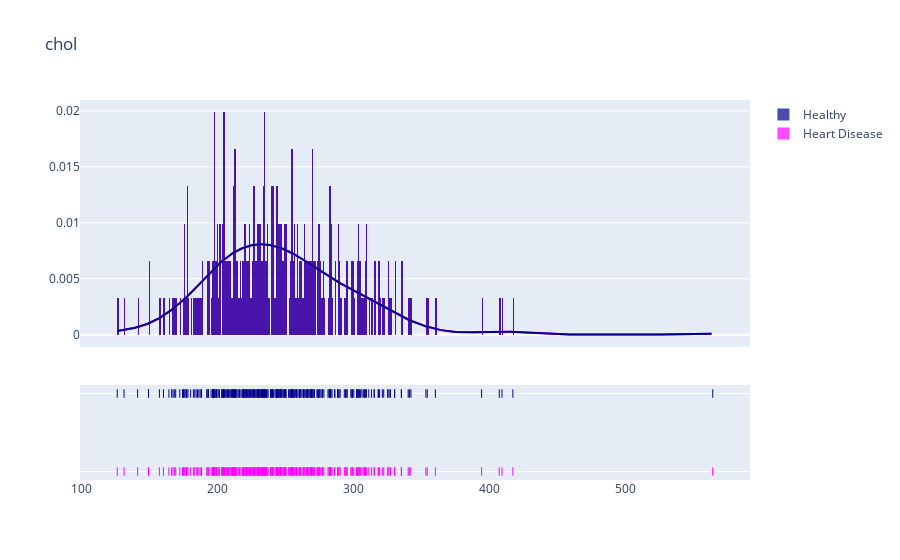

Source (notebook cell):
### Code cell
plot_distribution('chol', 1)

### Figure 1 — Plotly figure (JSON) as saved in the notebook; plotly's stock layout.template omitted (floating-point values rounded to 4 significant figures; data arrays with more than 128 entries replaced by an {"elided": "..."} marker saying what was removed)
{"data": [{"autobinx": false, "histnorm": "probability density", "legendgroup": "Heart Disease", "marker": {"color": "magenta"}, "name": "Heart Disease", "opacity": 0.7, "type": "histogram", "x": {"elided": "303 int values"}, "xaxis": "x", "xbins": {"end": 564, "size": 1, "start": 126}, "yaxis": "y"}, {"autobinx": false, "histnorm": "probability density", "legendgroup": "Healthy", "marker": {"color": "darkblue"}, "name": "Healthy", "opacity": 0.7, "type": "histogram", "x": {"elided": "303 int values"}, "xaxis": "x", "xbins": {"end": 564, "size": 1, "start": 126}, "yaxis": "y"}, {"legendgroup": "Heart Disease", "marker": {"color": "magenta"}, "mode": "lines", "name": "Heart Disease", "showlegend": false, "type": "scatter", "x": {"elided": "500 float values"}, "xaxis": "x", "y": {"elided": "500 float values"}, "yaxis": "y"}, {"legendgroup": "Healthy", "marker": {"color": "darkblue"}, "mode": "lines", "name": "Healthy", "showlegend": false, "type": "scatter", "x": {"elided": "500 float values"}, "xaxis": "x", "y": {"elided": "500 float values"}, "yaxis": "y"}, {"legendgroup": "Heart Disease", "marker": {"color": "magenta", "symbol": "line-ns-open"}, "mode": "markers", "name": "Heart Disease", "showlegend": false, "type": "scatter", "x": {"elided": "303 int values"}, "xaxis": "x", "y": {"elided": "303 str values"}, "yaxis": "y2"}, {"legendgroup": "Healthy", "marker": {"color": "darkblue", "symbol": "line-ns-open"}, "mode": "markers", "name": "Healthy", "showlegend": false, "type": "scatter", "x": {"elided": "303 int values"}, "xaxis": "x", "y": {"elided": "303 str values"}, "yaxis": "y2"}], "layout": {"barmode": "overlay", "hovermode": "closest", "legend": {"traceorder": "reversed"}, "title": {"text": "chol"}, "xaxis": {"anchor": "y2", "domain": [0, 1], "zeroline": false}, "yaxis": {"anchor": "free", "domain": [0.35, 1], "position": 0}, "yaxis2": {"anchor": "x", "domain": [0, 0.25], "dtick": 1, "showticklabels": false}}}
